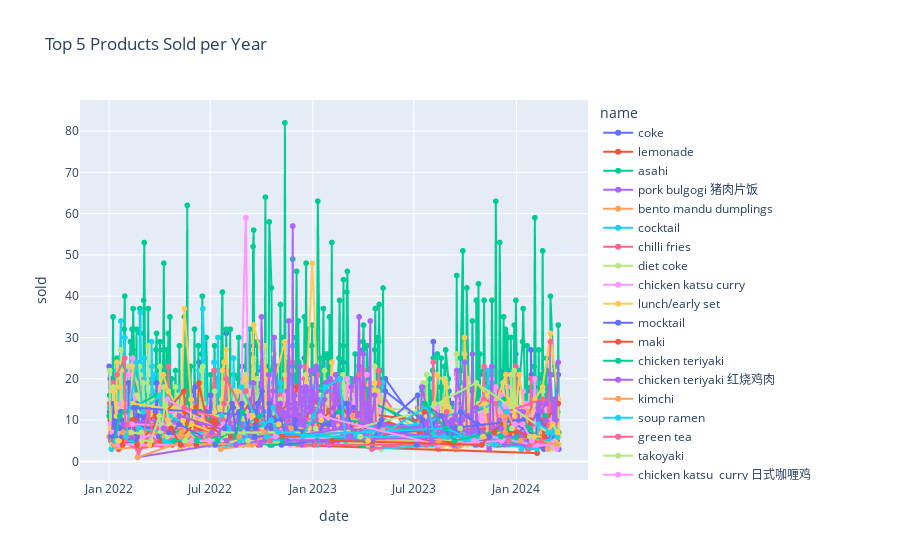

The notebook cell saved with this chart:
### Code cell
px.line(
    df.sort_values("sold", ascending=False)
    .groupby(["date"])
    .head(5)
    .sort_values("date"),
    x="date",
    y="sold",
    color="name",
    markers=True,
    title="Top 5 Products Sold per Year"
)
